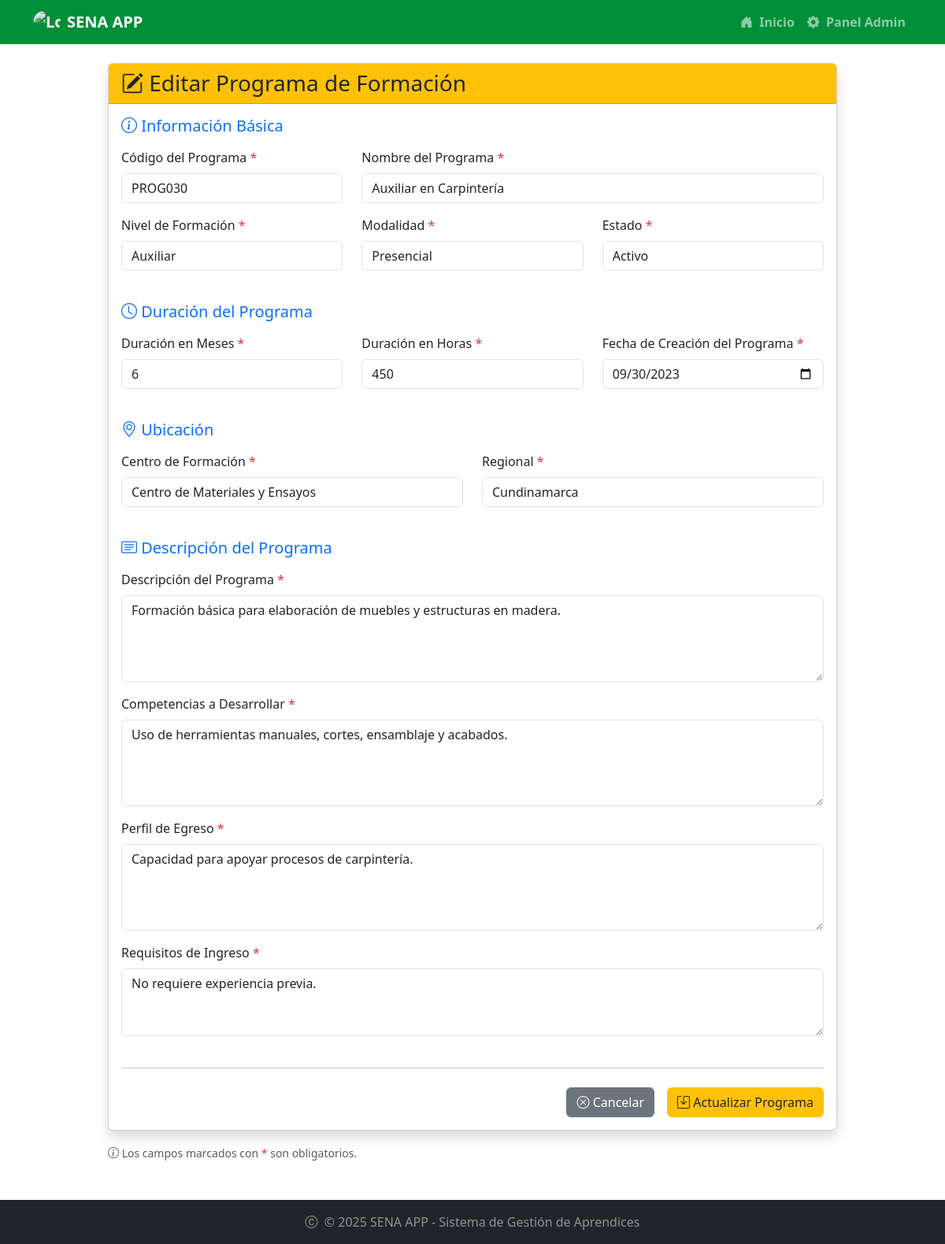
/programas/1/editar/, run on the app's committed database.
### programas/models.py (models this page shows, shortened)
class Programa(models.Model):
    NIVEL_FORMACION_CHOICES = [
        ('AUX', 'Auxiliar'),
        ('OPE', 'Operario'),
        ('TEC', 'Técnico'),
        ('TGL', 'Tecnólogo'),
        ('ESP', 'Especialización Tecnológica'),
        ('COM', 'Complementario'),
    ]
    MODALIDAD_CHOICES = [
        ('PRE', 'Presencial'),
        ('VIR', 'Virtual'),
        ('MIX', 'Mixta'),
    ]
    ESTADO_CHOICES = [
        ('ACT', 'Activo'),
        ('INA', 'Inactivo'),
        ('SUS', 'Suspendido'),
        ('CAN', 'Cancelado'),
    ]
    codigo = models.CharField(max_length=20, unique=True, verbose_name="Código del Programa")
    nombre = models.CharField(max_length=200, verbose_name="Nombre del Programa")
    nivel_formacion = models.CharField(max_length=3, choices=NIVEL_FORMACION_CHOICES, verbose_name="Nivel de Formación")
    modalidad = models.CharField(max_length=3, choices=MODALIDAD_CHOICES, default='PRE', verbose_name="Modalidad")
    duracion_meses = models.PositiveIntegerField(verbose_name="Duración en Meses")
    duracion_horas = models.PositiveIntegerField(verbose_name="Duración en Horas")
    descripcion = models.TextField(verbose_name="Descripción del Programa")
    competencias = models.TextField(verbose_name="Competencias a Desarrollar")
    perfil_egreso = models.TextField(verbose_name="Perfil de Egreso")
    requisitos_ingreso = models.TextField(verbose_name="Requisitos de Ingreso")
    centro_formacion = models.CharField(max_length=200, verbose_name="Centro de Formación")
    regional = models.CharField(max_length=100, verbose_name="Regional")
    estado = models.CharField(max_length=3, choices=ESTADO_CHOICES, default='ACT', verbose_name="Estado")
    fecha_creacion = models.DateField(verbose_name="Fecha de Creación del Programa")
    fecha_registro = models.DateTimeField(auto_now_add=True, verbose_name="Fecha de Registro")

### programas/views.py (the view, shortened to what this page needs)
# urls.py: path('<int:programa_id>/editar/', views.ProgramaUpdateView.as_view(), name='editar_programa'),
class ProgramaUpdateView(generic.UpdateView):
    model = Programa
    form_class = ProgramaForm
    template_name = 'editar_programa.html'
    success_url = reverse_lazy('programas:lista_programa')
    pk_url_kwarg = 'programa_id'

### programas/Templates/editar_programa.html (shortened to what this page needs)
{% extends 'master.html' %}
{% block content %}
<div class="row justify-content-center">
    <div class="col-md-10">
        <div class="card shadow">
            <div class="card-header bg-warning text-dark">
                <h3 class="card-title mb-0">
                    <i class="bi bi-pencil-square"></i> Editar Programa de Formación
                </h3>
            </div>
            <div class="card-body">
                <form method="post" novalidate>
                    <h5 class="mb-3 text-primary"><i class="bi bi-info-circle"></i> Información Básica</h5>
                    <div class="row">
                        <div class="col-md-4 mb-3">
                            <label class="form-label">{{ form.codigo.label }} <span class="text-danger">*</span></label>
                            {{ form.codigo }}
                        </div>
                        <div class="col-md-8 mb-3">
                            <label class="form-label">{{ form.nombre.label }} <span class="text-danger">*</span></label>
                            {{ form.nombre }}
                        </div>
                    </div>
                    <div class="row">
                        <div class="col-md-4 mb-3">
                            <label class="form-label">{{ form.nivel_formacion.label }} <span class="text-danger">*</span></label>
                            {{ form.nivel_formacion }}
                        </div>
                        <div class="col-md-4 mb-3">
                            <label class="form-label">{{ form.modalidad.label }} <span class="text-danger">*</span></label>
                            {{ form.modalidad }}
                        </div>
                        <div class="col-md-4 mb-3">
                            <label class="form-label">{{ form.estado.label }} <span class="text-danger">*</span></label>
                            {{ form.estado }}
                        </div>
                    </div>
                    <h5 class="mb-3 mt-4 text-primary"><i class="bi bi-clock"></i> Duración del Programa</h5>
                    <div class="row">
                        <div class="col-md-4 mb-3">
                            <label class="form-label">{{ form.duracion_meses.label }} <span class="text-danger">*</span></label>
                            {{ form.duracion_meses }}
                        </div>
                        <div class="col-md-4 mb-3">
                            <label class="form-label">{{ form.duracion_horas.label }} <span class="text-danger">*</span></label>
                            {{ form.duracion_horas }}
                        </div>
                        <div class="col-md-4 mb-3">
                            <label class="form-label">{{ form.fecha_creacion.label }} <span class="text-danger">*</span></label>
                            {{ form.fecha_creacion }}
                        </div>
                    </div>
                    <h5 class="mb-3 mt-4 text-primary"><i class="bi bi-geo-alt"></i> Ubicación</h5>
                    <div class="row">
                        <div class="col-md-6 mb-3">
                            <label class="form-label">{{ form.centro_formacion.label }} <span class="text-danger">*</span></label>
                            {{ form.centro_formacion }}
                        </div>
                        <div class="col-md-6 mb-3">
                            <label class="form-label">{{ form.regional.label }} <span class="text-danger">*</span></label>
                            {{ form.regional }}
                        </div>
                    </div>
                    <h5 class="mb-3 mt-4 text-primary"><i class="bi bi-card-text"></i> Descripción del Programa</h5>
                    <div class="row">
                        <div class="col-md-12 mb-3">
                            <label class="form-label">{{ form.descripcion.label }} <span class="text-danger">*</span></label>
                            {{ form.descripcion }}
                        </div>
                    </div>
                    <div class="row">
                        <div class="col-md-12 mb-3">
                            <label class="form-label">{{ form.competencias.label }} <span class="text-danger">*</span></label>
                            {{ form.competencias }}
                        </div>
                    </div>
                    <div class="row">
                        <div class="col-md-12 mb-3">
                            <label class="form-label">{{ form.perfil_egreso.label }} <span class="text-danger">*</span></label>
                            {{ form.perfil_egreso }}
                        </div>
                    </div>
                    <div class="row">
                        <div class="col-md-12 mb-3">
                            <label class="form-label">{{ form.requisitos_ingreso.label }} <span class="text-danger">*</span></label>
                            {{ form.requisitos_ingreso }}
                        </div>
                    </div>
                    <hr class="my-4">
                    <div class="d-grid gap-2 d-md-flex justify-content-md-end">
                        <a href="{% url 'programas:lista_programa' %}" class="btn btn-secondary me-md-2">
                            <i class="bi bi-x-circle"></i> Cancelar
                        </a>
                        <button type="submit" class="btn btn-warning text-dark">
                            <i class="bi bi-save"></i> Actualizar Programa
                        </button>
                    </div>
                </form>
            </div>
        </div>
        <div class="mt-3">
            <small class="text-muted">
                <i class="bi bi-info-circle"></i>
                Los campos marcados con <span class="text-danger">*</span> son obligatorios.
            </small>
        </div>
    </div>
</div>
{% endblock %}

### static/mystyles.css (style rules this page uses)
body { background-color: #f8f9fa; }

### data on the page
Programa: codigo "PROG030", nombre "Auxiliar en Carpintería", nivel_formacion "Auxiliar", modalidad "Presencial", estado "Activo", duracion_meses "6", duracion_horas "450", fecha_creacion "09/30/2023", centro_formacion "Centro de Materiales y Ensayos", regional "Cundinamarca", descripcion "Formación básica para elaboración de muebles y estructuras en madera.", competencias "Uso de herramientas manuales, cortes, ensamblaje y acabados.", perfil_egreso "Capacidad para apoyar procesos de carpintería.", requisitos_ingreso "No requiere experiencia previa."
